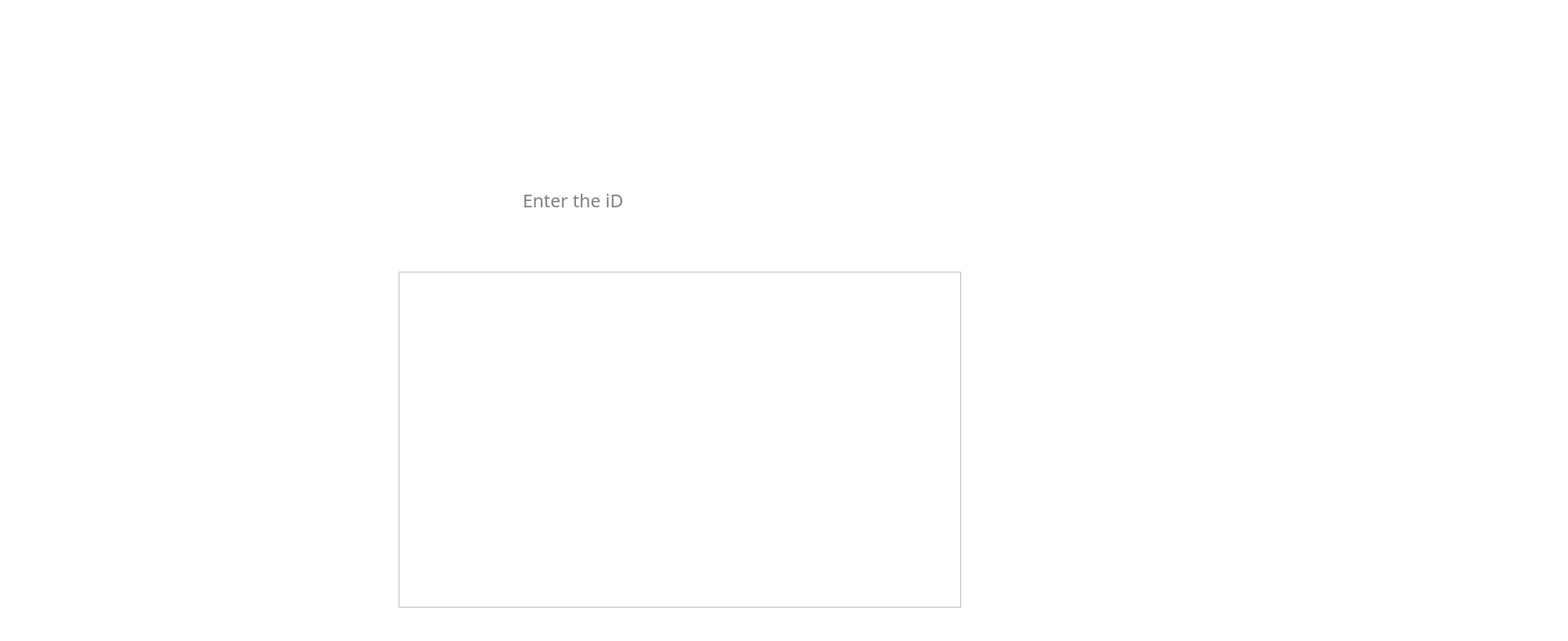
<?xml version="1.0" encoding="UTF-8"?>
<ui version="4.0">
 <class>showmenuwindow</class>
 <widget class="QWidget" name="showmenuwindow">
  <property name="geometry">
   <rect>
    <x>0</x>
    <y>0</y>
    <width>1731</width>
    <height>708</height>
   </rect>
  </property>
  <property name="windowTitle">
   <string>Form</string>
  </property>
  <property name="styleSheet">
   <string notr="true">background-color:#ffffff;</string>
  </property>
  <widget class="QLineEdit" name="lineEdit">
   <property name="geometry">
    <rect>
     <x>570</x>
     <y>200</y>
     <width>281</width>
     <height>41</height>
    </rect>
   </property>
   <property name="font">
    <font>
     <family>Arial Rounded MT Bold</family>
     <pointsize>15</pointsize>
    </font>
   </property>
   <property name="styleSheet">
    <string notr="true">#lineEdit {
    background-color: transparent; /* Set the background color */
    border: transparent; /* Match the border color to the background (invisible) */
    color: black; /* Text color (adjust as needed) */
    border-radius: 5px; /* Optional: Rounded corners */
    padding: 5px; /* Optional: Add inner padding for better spacing */
}

#lineEdit:focus {
    outline: none; /* Remove focus outline if any */
    border: transparent; /* Slightly different color for focus state (optional) */
}</string>
   </property>
   <property name="placeholderText">
    <string>Enter the iD</string>
   </property>
  </widget>
  <widget class="QPushButton" name="pushButton">
   <property name="geometry">
    <rect>
     <x>990</x>
     <y>200</y>
     <width>91</width>
     <height>41</height>
    </rect>
   </property>
   <property name="font">
    <font>
     <family>Arial Rounded MT Bold</family>
     <pointsize>11</pointsize>
    </font>
   </property>
   <property name="styleSheet">
    <string notr="true">#pushButton {
    background-color: transparent; /* Fully transparent background */
    border: none; /* No visible border */
    border-radius: 50%; /* Circular button */
    width: 50px; /* Fixed width */
    height: 50px; /* Fixed height */
}

#pushButton:hover {
    background-color: rgba(255, 0, 0, 0.1); /* Slight red tint on hover */
}

#pushButton:pressed {
    background-color: rgba(255, 0, 0, 0.2); /* Slightly brighter red tint on click */
}</string>
   </property>
   <property name="text">
    <string/>
   </property>
  </widget>
  <widget class="QPushButton" name="pushButton_2">
   <property name="geometry">
    <rect>
     <x>1160</x>
     <y>200</y>
     <width>91</width>
     <height>41</height>
    </rect>
   </property>
   <property name="font">
    <font>
     <family>Arial Rounded MT Bold</family>
     <pointsize>11</pointsize>
    </font>
   </property>
   <property name="styleSheet">
    <string notr="true">#pushButton_2 {
    background-color: transparent; /* Fully transparent background */
    border: none; /* No visible border */
    border-radius: 50%; /* Circular button */
    width: 50px; /* Fixed width */
    height: 50px; /* Fixed height */
}

#pushButton_2:hover {
    background-color: rgba(255, 0, 0, 0.1); /* Slight red tint on hover */
}

#pushButton_2:pressed {
    background-color: rgba(255, 0, 0, 0.2); /* Slightly brighter red tint on click */
}</string>
   </property>
   <property name="text">
    <string/>
   </property>
  </widget>
  <widget class="QTableWidget" name="MenuDetailsTable">
   <property name="geometry">
    <rect>
     <x>440</x>
     <y>300</y>
     <width>621</width>
     <height>371</height>
    </rect>
   </property>
  </widget>
  <widget class="QPushButton" name="Back">
   <property name="geometry">
    <rect>
     <x>60</x>
     <y>40</y>
     <width>61</width>
     <height>61</height>
    </rect>
   </property>
   <property name="font">
    <font>
     <family>Arial Rounded MT Bold</family>
     <pointsize>11</pointsize>
    </font>
   </property>
   <property name="styleSheet">
    <string notr="true">background-color:transparent; color:#ffffff;</string>
   </property>
   <property name="text">
    <string/>
   </property>
   <property name="iconSize">
    <size>
     <width>64</width>
     <height>64</height>
    </size>
   </property>
   <property name="flat">
    <bool>true</bool>
   </property>
  </widget>
  <widget class="QLabel" name="frontend">
   <property name="geometry">
    <rect>
     <x>0</x>
     <y>0</y>
     <width>1600</width>
     <height>900</height>
    </rect>
   </property>
   <property name="styleSheet">
    <string notr="true">QLabel {
    background-image: url(:/new/prefix1/background/showmenuwindow.png);
    background-repeat: no-repeat;
    background-position: center;
    width: 100%;
    height: 100%;
}</string>
   </property>
   <property name="text">
    <string/>
   </property>
  </widget>
  <widget class="QLabel" name="totalMenuLabel">
   <property name="geometry">
    <rect>
     <x>440</x>
     <y>680</y>
     <width>201</width>
     <height>51</height>
    </rect>
   </property>
   <property name="font">
    <font>
     <family>Arial Rounded MT</family>
     <pointsize>12</pointsize>
     <bold>true</bold>
    </font>
   </property>
   <property name="text">
    <string/>
   </property>
  </widget>
  <zorder>frontend</zorder>
  <zorder>lineEdit</zorder>
  <zorder>pushButton</zorder>
  <zorder>pushButton_2</zorder>
  <zorder>MenuDetailsTable</zorder>
  <zorder>Back</zorder>
  <zorder>totalMenuLabel</zorder>
 </widget>
 <resources/>
 <connections/>
</ui>
